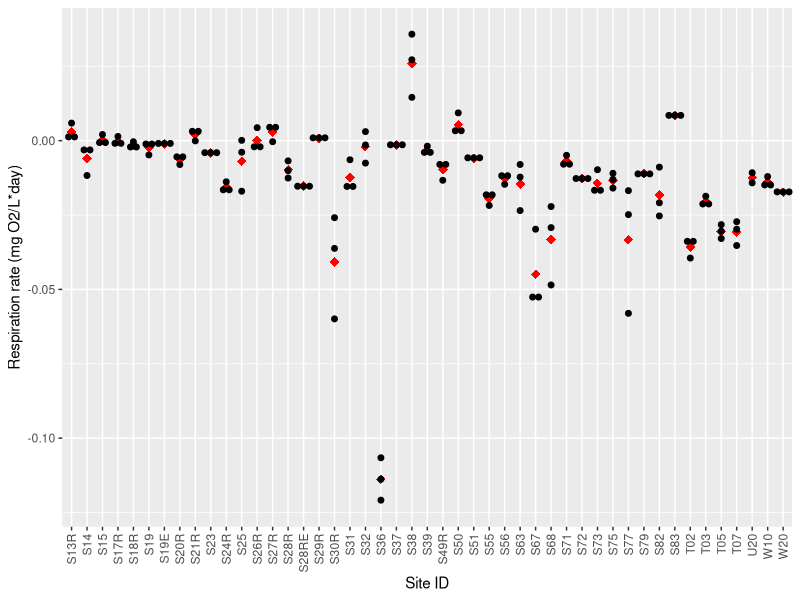
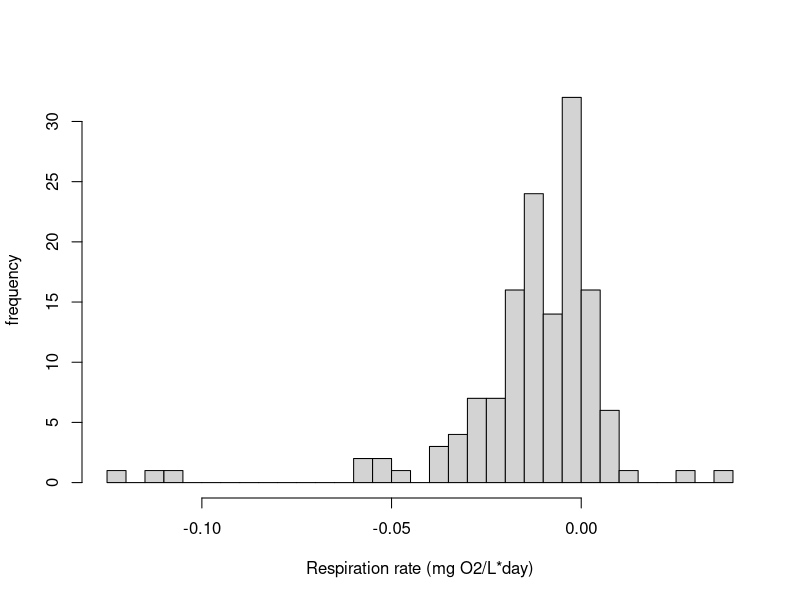
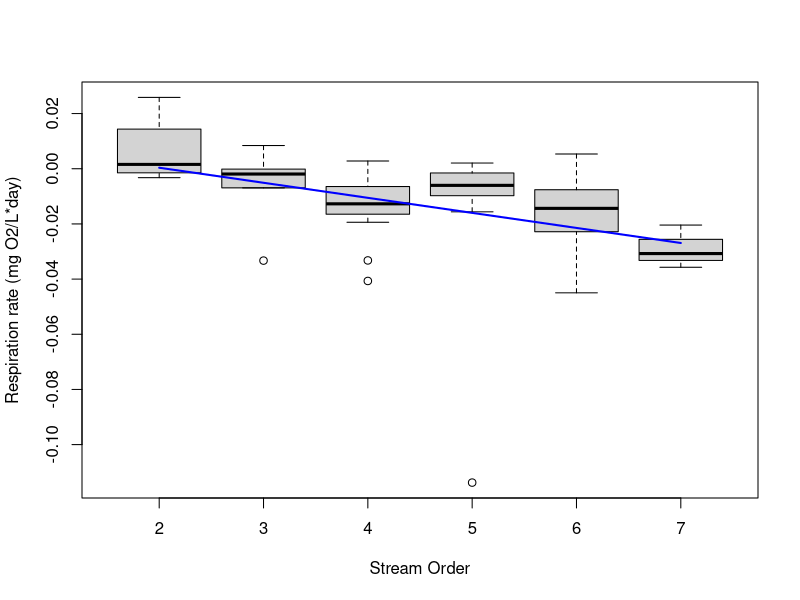
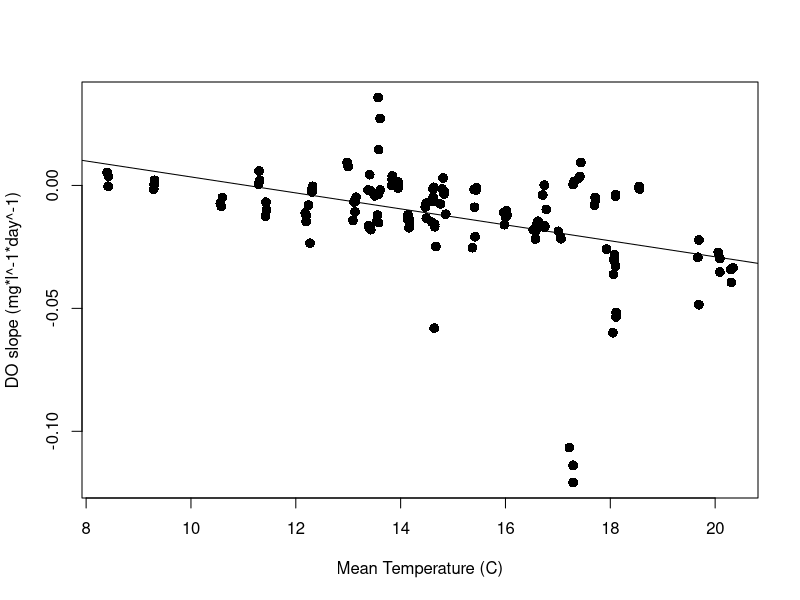

R code for these plots, in order:
## ---- chunk 1
knitr::opts_chunk$set(echo = TRUE)
## ---- chunk 2
library(ggplot2)
#library("anytime")
#library(tidyverse)
# set working directory
#setwd("C:/Users/kauf093/OneDrive - PNNL/Documents/2020 RC2/august_manual_chamber_testing");
## ---- chunk 3
indata<-read.csv("RC2_Minidot_lm_summary_v1.csv")
names<-rbind(as.data.frame(indata$Site_ID) ,as.data.frame(indata$Site_ID), as.data.frame(indata$Site_ID))
doslope1<-as.data.frame(indata$Dissolved_Oxygen_1_Slope)
colnames(doslope1)<-"doslope"
doslope2<-as.data.frame(indata$Dissolved_Oxygen_2_Slope)
colnames(doslope2)<-"doslope"
doslope3<-as.data.frame(indata$Dissolved_Oxygen_3_Slope)
colnames(doslope3)<-"doslope"
doslope<-rbind(doslope1,doslope2,doslope3)
doslope<-doslope*60*24

doNRMSE1<-as.data.frame(indata$Dissolved_Oxygen_1_NRMSE)
colnames(doNRMSE1)<-"doNRMSE"
doNRMSE2<-as.data.frame(indata$Dissolved_Oxygen_2_NRMSE)
colnames(doNRMSE2)<-"doNRMSE"
doNRMSE3<-as.data.frame(indata$Dissolved_Oxygen_3_NRMSE)
colnames(doNRMSE3)<-"doNRMSE"
doNRMSE<-rbind(doNRMSE1,doNRMSE2,doNRMSE3)

Tmean1<-as.data.frame(indata$Temperature_1_Mean)
colnames(Tmean1)<-"Tmean"
Tmean2<-as.data.frame(indata$Temperature_2_Mean)
colnames(Tmean2)<-"Tmean"
Tmean3<-as.data.frame(indata$Temperature_3_Mean)
colnames(Tmean3)<-"Tmean"
Tmean<-rbind(Tmean1,Tmean2,Tmean3)

rawdata<-cbind(names,doslope,doNRMSE,Tmean)
colnames(rawdata)<-c("SID","DO.slope.mgday","DO.NRMSE","T_mean")

#remove all the intermediate tables
rm(list=setdiff(ls(), "rawdata"))

#remove any rows where DO NRMSE is greater than 0.01
rawdata<-subset(rawdata, DO.NRMSE<=0.01)

#average rate and temperature data by site
site_mean <- aggregate(cbind(DO.slope.mgday,T_mean) ~ SID, data = rawdata, FUN = mean, na.rm = TRUE)

## ---- chunk 4
#chemistry data 
#//pnl/projects/SBR_SFA/RC1/RC2-Data-Deliveries/RC2-Spatial-Study-2021-Sample-Data/SPS_DIC_NPOC_TN_TSS.csv
chemdataheaders<-read.csv("SPS_DIC_NPOC_TN_TSS.csv",skip = 2, header = F, nrows = 1, as.is = T)
chemdata<-read.csv("SPS_DIC_NPOC_TN_TSS.csv",skip=14,header = F)
colnames(chemdata)= chemdataheaders

#site ID to vial ID mapping info
#//pnl/projects/SBR_SFA/RC2/04_Spatial_Study_2021/06_Metadata/RC2 Spatial Study (Responses) - Form Responses 1(updated 2022-05-17).csv
IDmapping<-read.csv("RC2 Spatial Study (Responses) - Form Responses 1(updated 2022-05-17).csv",header = T)
IDmapping<-data.frame(IDmapping$Site_Vial_ID_.SPS_4_digit_numeric_code,IDmapping$ID)

chemdata<-chemdata[!(chemdata$Field_Name=="#End_Data"),]
chemdata$sample_id<-substr(chemdata$Sample_Name,0,8)
chemdata$repnum<-substr(chemdata$Sample_Name,10,10)

#remove any -9999 values
chemdata$`00691_DIC_mg_per_L_as_C`[chemdata$`00691_DIC_mg_per_L_as_C` == -9999] <- NA
chemdata$`00681_NPOC_mg_per_L_as_C`[chemdata$`00681_NPOC_mg_per_L_as_C` == -9999] <- NA
chemdata$`00602_TN_mg_per_L_as_N`[chemdata$`00602_TN_mg_per_L_as_N` == -9999] <- NA
chemdata$`00530_TSS_mg_per_L`[chemdata$`00530_TSS_mg_per_L` == -9999] <- NA

#remove any values that contain data flags
chemdata$`00691_DIC_mg_per_L_as_C`<- lapply(chemdata$`00691_DIC_mg_per_L_as_C`, function(x) as.numeric(as.character(x)))
chemdata$`00681_NPOC_mg_per_L_as_C`<- lapply(chemdata$`00681_NPOC_mg_per_L_as_C`, function(x) as.numeric(as.character(x)))
chemdata$`00602_TN_mg_per_L_as_N`<- lapply(chemdata$`00602_TN_mg_per_L_as_N`, function(x) as.numeric(as.character(x)))
chemdata$`00530_TSS_mg_per_L`<- lapply(chemdata$`00530_TSS_mg_per_L`, function(x) as.numeric(as.character(x)))

#aggregate replicate values by averaging reps across sample ID
DIC<- chemdata[c("sample_id","00691_DIC_mg_per_L_as_C")]
NPOC<- chemdata[c("sample_id","00681_NPOC_mg_per_L_as_C")]
TN<- chemdata[c("sample_id","00602_TN_mg_per_L_as_N")]
TSS<- chemdata[c("sample_id","00530_TSS_mg_per_L")]

DIC$`00691_DIC_mg_per_L_as_C`<-as.numeric(unlist(DIC$`00691_DIC_mg_per_L_as_C`))
NPOC$`00681_NPOC_mg_per_L_as_C`<-as.numeric(unlist(NPOC$`00681_NPOC_mg_per_L_as_C`))
TN$`00602_TN_mg_per_L_as_N`<-as.numeric(unlist(TN$`00602_TN_mg_per_L_as_N`))
TSS$`00530_TSS_mg_per_L`<-as.numeric(unlist(TSS$`00530_TSS_mg_per_L`))

DIC <- DIC[complete.cases(DIC), ]
NPOC <- NPOC[complete.cases(NPOC), ]
TN <- TN[complete.cases(TN), ]
TSS <- TSS[complete.cases(TSS), ]

DICagg = aggregate(DIC,
                by = list(DIC$sample_id),
                FUN = mean)
NPOCagg = aggregate(NPOC,
                by = list(NPOC$sample_id),
                FUN = mean)
TNagg = aggregate(TN,
                by = list(TN$sample_id),
                FUN = mean)
TSSagg = aggregate(TSS,
                by = list(TSS$sample_id),
                FUN = mean)

chemdata_agg<-data.frame(chemdata$sample_id)
chemdata_agg<-chemdata_agg[!duplicated(chemdata_agg), ]
chemdata_agg<-sort(chemdata_agg, decreasing = FALSE)
chemdata_agg<-data.frame(chemdata_agg)
colnames(chemdata_agg)<-"sample_id"

chemdata_agg<-merge(x=chemdata_agg, y=IDmapping,by.x="sample_id",by.y="IDmapping.Site_Vial_ID_.SPS_4_digit_numeric_code", all.x=TRUE, sort = TRUE)
chemdata_agg<-chemdata_agg[!is.na(chemdata_agg$IDmapping.ID),]

chemdata_agg<-merge(x=chemdata_agg, y=DICagg,by.x="sample_id",by.y="Group.1", all.x=TRUE, sort = TRUE)
chemdata_agg <- subset(chemdata_agg, select = -(sample_id.y))

chemdata_agg<-merge(x=chemdata_agg, y=NPOCagg,by.x="sample_id",by.y="Group.1", all.x=TRUE, sort = TRUE)
chemdata_agg <- subset(chemdata_agg, select = -(sample_id.y))

chemdata_agg<-merge(x=chemdata_agg, y=TNagg,by.x="sample_id",by.y="Group.1", all.x=TRUE, sort = TRUE)
chemdata_agg <- subset(chemdata_agg, select = -(sample_id.y))

chemdata_agg<-merge(x=chemdata_agg, y=TSSagg,by.x="sample_id",by.y="Group.1", all.x=TRUE, sort = TRUE)
chemdata_agg <- subset(chemdata_agg, select = -(sample_id.y))
## ---- chunk 5

#merge chem data with DO rate data
chemdata_merged<-merge(x=chemdata_agg, y=site_mean, by.x="IDmapping.ID", by.y="SID",all=TRUE)
#write chemdata_merged
#write.csv(chemdata_merged,"chem_data.csv", row.names = FALSE)
## ---- chunk 6
ggplot(rawdata, aes(x=SID, y=DO.slope.mgday)) + 
  stat_summary(fun=mean, geom="point", shape=18,size=3, color="red") +
  geom_dotplot(binaxis='y', stackdir='center',binwidth = 0.002,) +
  ylab("Respiration rate (mg O2/L*day)") + xlab("Site ID") + 
  theme(axis.text.x = element_text(angle = 90, vjust = 0.5, hjust=1),legend.position = c(0, 0))
## ---- chunk 7
hist(rawdata$DO.slope.mgday,breaks=25,main="",xlab="Respiration rate (mg O2/L*day)", ylab="frequency")
## ---- chunk 8
#import stream order and catchment area data
#\\pnl\projects\SBR_SFA\RC2\07_Geospatial_Data\RC2_all_stream_Attributes_updated.csv
#\\pnl\projects\SBR_SFA\RC2\07_Geospatial_Data\RC2_all_topographic_Attributes_updated.csv

stream_order<-read.csv("RC2_all_stream_Attributes_updated.csv")
stream_order <- stream_order[,c("site_ID","StreamOrde")]

Tbasin_area<-read.csv("RC2_all_topographic_Attributes_updated.csv")
Tbasin_area <- Tbasin_area[,c("site_ID","TOT_BASIN_AREA")]

spatialdata_merged<-merge(x=chemdata_merged, y=stream_order, by.x="IDmapping.ID", by.y="site_ID")
spatialdata_merged<-merge(x=spatialdata_merged, y=Tbasin_area, by.x="IDmapping.ID", by.y="site_ID")

write.csv(spatialdata_merged,"spatial_data.csv", row.names = FALSE)

boxplot(DO.slope.mgday~StreamOrde,data=spatialdata_merged, main="",
   xlab="Stream Order", ylab="Respiration rate (mg O2/L*day)")
slope.streamorder <- lm(DO.slope.mgday ~ StreamOrde, data=spatialdata_merged)
X = sort(unique(spatialdata_merged$StreamOrde))
lines(x=1:length(X),
y=predict(slope.streamorder,data.frame(StreamOrde=X)),col="blue",lwd=2)

boxplot_linreg <- lm(DO.slope.mgday ~ StreamOrde, data=spatialdata_merged)
summary(boxplot_linreg)
## ---- chunk 9
plot(rawdata$T_mean, rawdata$DO.slope.mgday, pch = 16, cex = 1.3, col = "black", main = "", xlab="Mean Temperature (C)",ylab="DO slope (mg*l^-1*day^-1)")+abline(lm(`DO.slope.mgday` ~ T_mean, data=rawdata))
temp_linreg <- lm(`DO.slope.mgday` ~ T_mean, data=rawdata)
summary(temp_linreg)

